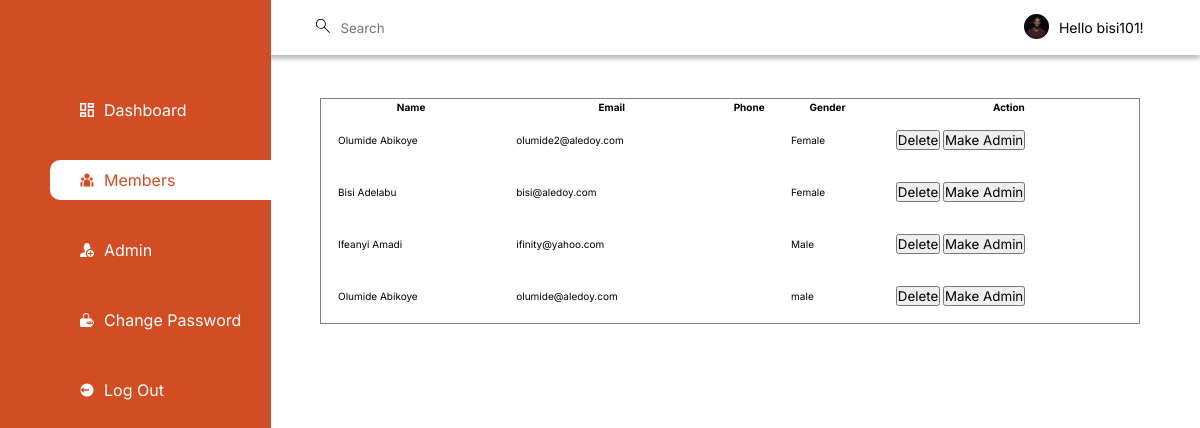
Page /members.php (signed in) on the committed database.
### tables this page shows
CREATE TABLE `registration` (
  `id` int(10) NOT NULL,
  `firstname` varchar(80) NOT NULL,
  `lastname` varchar(80) NOT NULL,
  `email` varchar(80) NOT NULL,
  `username` varchar(40) DEFAULT NULL,
  `password` varchar(80) NOT NULL,
  `gender` varchar(6) NOT NULL,
  `usertype` varchar(10) DEFAULT 'user'
);

### fns.php (called while the page is built, shortened)
<?php
function get_userid($email)
{
    global $conn;
    $query = "select * from registration where email = '$email'";
    $result = mysqli_query($conn,$query);
    $row = mysqli_fetch_array($result);
    return $row['username'];
}
?>

### members.php (the view, shortened to what this page needs)
<?php
include('connect.php');
require_once('fns.php');
?>
<!DOCTYPE html>
<html lang="en">
  <head>
    <link rel="stylesheet" href="css/style.css" />
  </head>
  <body class="">
    <div class="content">
      <nav class="sidebar__nav">
        <ul class="sidebar__nav-list">
          <li class="sidebar__nav-item">
            <a href="dashboard.php" class="sidebar__nav-link">
              <svg class="icon icon-xsmall">
                <use xlink:href="img/sprite.svg#icon-dashbord_icon"></use>
              </svg>
              <span>Dashboard</span>
            </a>
          </li>
          <li class="sidebar__nav-item active">
            <a href="#" class="sidebar__nav-link">
              <svg class="icon icon-xsmall">
                <use xlink:href="img/sprite.svg#icon-member_icon"></use>
              </svg>
              <span>Members</span>
            </a>
          </li>
          <li class="sidebar__nav-item">
            <a href="admin.php" class="sidebar__nav-link">
              <svg class="icon icon-xsmall">
                <use xlink:href="img/sprite.svg#icon-admin_icon"></use>
              </svg>
              <span>Admin</span>
            </a>
          </li>
          <li class="sidebar__nav-item">
            <a href="change-password.php" class="sidebar__nav-link">
              <svg class="icon icon-xsmall">
                <use xlink:href="img/sprite.svg#icon-lock_icon"></use>
              </svg>
              <span>Change Password</span>
            </a>
          </li>
          <li class="sidebar__nav-item">
            <a href="logout.php" class="sidebar__nav-link">
              <svg class="icon icon-xsmall">
                <use xlink:href="img/sprite.svg#icon-logout_icon"></use>
              </svg>
              <span>Log Out</span>
            </a>
          </li>
        </ul>
      </nav>
      <main class="content__main">
        <header class="header">
          <form action="#" class="header__form">
            <button type="submit" class="header__form-search">
              <svg class="icon icon-xsmall">
                <use xlink:href="img/sprite.svg#icon-search_icon"></use>
              </svg>
            </button>
            <input class="header__form-input" type="text" placeholder="Search">
          </form>
          <div class="profile">
            <div class="profile__box"><img src="img/profile.png" alt="Profile Photo"></div>
            <span>Hello <?php echo get_userid($_SESSION['valid_user']); ?>!</span>
          </div>
        </header>
        <div class="content__body">
          <div class="content__container">
            <table style="border-width:1px; border-style:solid;">
              <thead>
                  <tr>
                      <th>Name</th>
                      <th>Email</th>
                      <th>Phone</th>
                      <th>Gender</th>
                      <th>Action</th>
                  </tr>
              </thead>
              <tbody>
<?php
$query = "select * from registration";
$result = mysqli_query($conn,$query);
$num_record = mysqli_num_rows($result);
for($i=0; $i<$num_record; $i++)
{
$row = mysqli_fetch_array($result);
?>
                <tr>
                    <td><?php echo $row['firstname'].' '.$row['lastname']; ?> </td>
                    <td><?php echo $row['email']; ?></td>
                    <td><?php echo $row['phone']; ?></td>
                    <td><?php echo $row['gender']; ?>
                      </td>
                      <td>
                      <button>Delete</button>
                      <button>Make Admin</button>
                      </td>
                </tr>
               <?php } ?>
              </tbody>
          </table>
        </div>
    </div>
  </body>
</html>

### css/style.css (style rules this page uses)
:root { --primary-color: #d24d24;--primary-color-light: #fff;--secondary-color: #000;--tertiary-color: #eff8ff;--text-color-1: #655d5d;--text-color-2: #615c5c;--text-color-3: #f8e9df;--text-color-4: rgba(37, 44, 50, 1);--light-pink: #ffe4e4;--transition: 0.25s ease-in-out;--radius: 1rem;--shadow: 0px 4px 4px 0px rgba(0, 0, 0, 0.25) }
*,*:before,*:after { padding:0;margin:0;box-sizing:inherit;font-family:inherit }
html { font-size:62.5%;scroll-behavior:smooth }
body { font-family:"Inter", sans-serif;box-sizing:border-box }
.icon { display:inline-block;width:1em;height:1em;stroke-width:0;stroke:currentColor;fill:currentColor }
.icon-xsmall { width:1.4rem;height:1.4rem }
.header { background-color:var(--primary-color-light);flex-basis:5.5rem;box-shadow:var(--shadow);display:flex;align-items:center;justify-content:space-between;padding-inline:6% }
.header__form { display:flex;align-items:center }
.header__form-search { background:transparent;border:none;margin-right:1rem }
.header__form-input { border:none;outline:none }
.sidebar__nav { background-color:var(--primary-color);flex-basis:27.8rem;height:120vh }
@media screen and (min-width: 56.25em) { .sidebar__nav { position:fixed } }
.sidebar__nav-list { margin-top:9rem;margin-left:5rem;list-style:none;display:flex;flex-direction:column;gap:3rem }
.sidebar__nav-item { color:var(--primary-color-light);border-radius:1rem 0 0 1rem }
.sidebar__nav-item:hover,.sidebar__nav-item.active { background-color:var(--primary-color-light);color:var(--primary-color) }
.sidebar__nav-link { padding:1rem 3rem;font-size:1.6rem;display:flex;align-items:center;gap:1rem;text-decoration:none;color:inherit }
.sidebar__nav-link span { white-space:nowrap }
.content { display:flex }
.content__main { flex-grow:1;display:flex;flex-direction:column }
@media screen and (min-width: 56.25em) { .content__main { margin-left:26rem } }
.content__container { margin-block:4.3rem;margin-inline:5vw;height:100%;display:flex;flex-direction:column;gap:3.7rem }
.profile { display:flex;align-items:center;gap:1rem;font-size:1.4rem }
table td { padding: 15px; }

### rows in the picture
registration: username "bisi101", firstname "Bisi", lastname "Adelabu", email "bisi@aledoy.com", gender "Female"
registration: firstname "Olumide", lastname "Abikoye", email "olumide2@aledoy.com", gender "Female"
registration: firstname "Ifeanyi", lastname "Amadi", email "ifinity@yahoo.com", gender "Male"
registration: firstname "Olumide", lastname "Abikoye", email "olumide@aledoy.com", gender "male"
